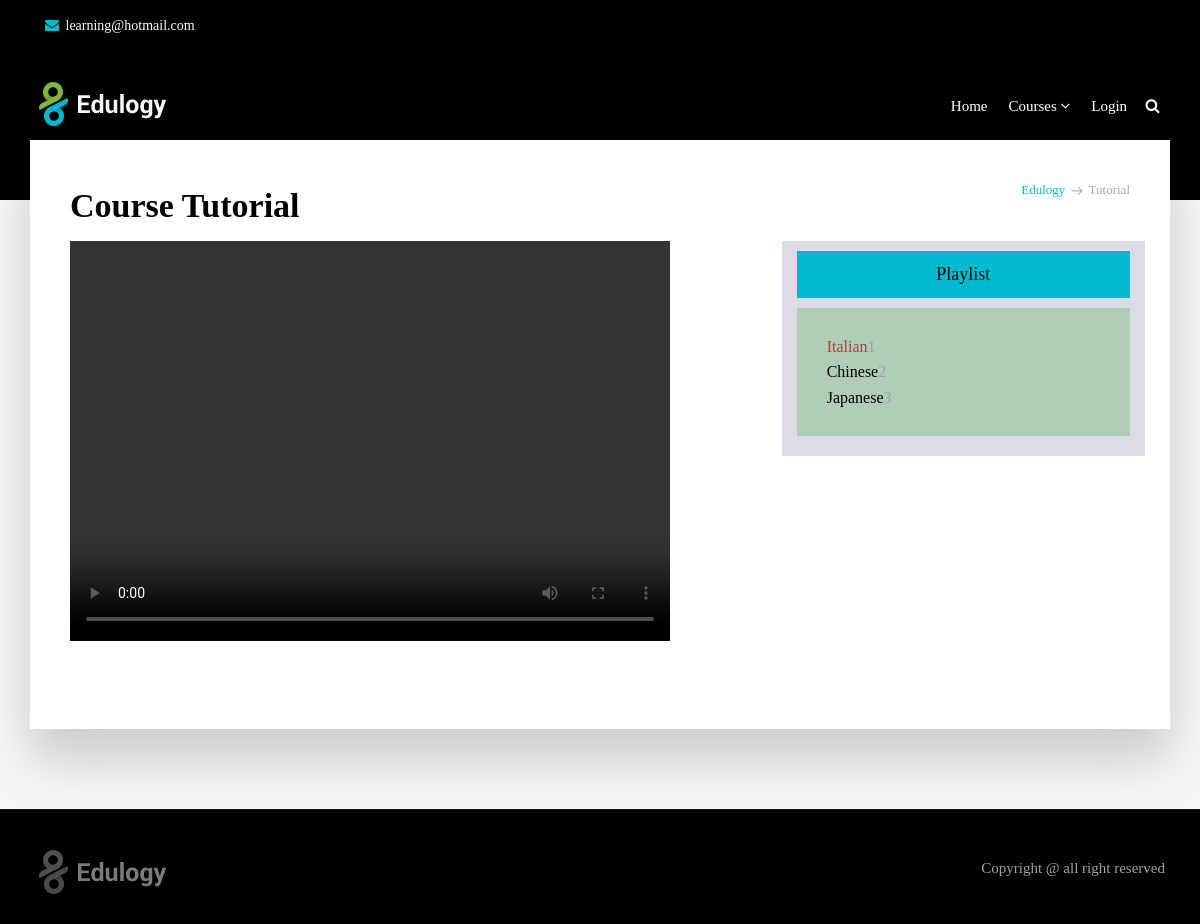
The app's page /playlist.php?courseid=6&videoid=3 with its own data.
### tables this page shows
CREATE TABLE `videos` (
  `video_id` int(11) NOT NULL,
  `video_title` varchar(255) NOT NULL,
  `video_url` varchar(255) NOT NULL,
  `course_id` int(11) NOT NULL
);

### playlist.php (the view, shortened to what this page needs)
<?php
include 'header.php';
?>
<section class="section db p120">
</section>
<section class="section gb nopadtop">
    <div class="container">
        <div class="boxed boxedp4">
            <div class="row">
                <div class="col-md-6">
                    <div class="tagline-message page-title">
                        <h3>Course Tutorial</h3>
                    </div>
                </div>
                <div class="col-md-6 text-right">
                    <ul class="breadcrumb">
                        <li><a href="javascript:void(0)">Edulogy</a></li>
                        <li class="active">Tutorial</li>
                    </ul>
                </div>
            </div>
        <div class="row">
            <div class="col-md-8">
                <?php
                $videoid = $_GET['videoid'];
                $query = "SELECT * FROM videos where video_id = $videoid";
                $result = $con->query($query);
                if ($result->num_rows > 0) {
                    $data = mysqli_fetch_array($result);
                ?>
                    <video width="600" height="400" controls>
                        <source src="
                    <?php echo $data['video_url']; ?>" type="video/mp4">
                    </video>
                <?php } ?>
            </div>
            <div class="playlist col-md-4">
                <div class="card-head">
                    <h4>Playlist</h4>
                </div>
                <div class="card-body">
                    <br>
                    <?php
                    $course_id  = $_GET['courseid'];
                    $query = "SELECT * FROM videos where course_id = $course_id Order By video_id DESC";
                    $result = $con->query($query);
                    if ($result->num_rows > 0) {
                        $i = 1;
                        foreach ($result as $key => $value) {
                            echo $i++;
                            ?>
                            <a class="<?php echo ($value['video_id'] == $_GET['videoid']) ? "text-danger" : ""; ?>" href="?courseid=<?php echo $course_id; ?>&videoid=<?php echo $value['video_id'] ?> "><?php echo $value['video_title'] ?> </a><br>
                    <?php } } ?>
                    <br>
                </div>
            </div>
        </div>
        </div>
    </div>
</section>
<?php include 'footer.php'; ?>

### style.css (style rules this page uses)
body { background-color: #f6f6f6; line-height: 1.6; font-size: 16px; color: #a2a2a2; }
body, p, li, a { font-family: Cambria, Cochin, Georgia, Times, 'Times New Roman', serif; }
.course-details h4 a, .readmore, .testimonial strong, h1, h2, h3, h4, h5, h6 { color: rgb(0, 0, 0); }
h1, h2, h3, h4, h5, h6 { line-height: 1.5; }
.cop-logo img, a { color: #000; text-decoration: none !important; -webkit-transition: all ease 0.3s; -moz-transition: all ease 0.3s; transition: all ease 0.3s; }
.page-title h3 { margin-bottom: 10px !important; }
.breadcrumb { background-color: transparent; border-radius: 0; color: #aaa; font-size: 13px; list-style: outside none none; margin-bottom: 0; padding: 0; }
.breadcrumb>li a, .breadcrumb>li+li::before, .breadcrumb>.active { color: #aaa; }
.breadcrumb>li+li::before { content: "\f107"; vertical-align: middle; padding-left: 5px; font-family: "Flaticon"; font-size: 11px; padding: 0 6px 0 3px; }
.boxed { box-shadow: 0 30px 50px 0 rgba(1, 1, 1, 0.18); padding: 8rem 4rem 8rem; background-color: #ffffff; margin-top: -60px; }
.boxed.boxedp4 { padding-top: 4rem; }
.section { background-color: #ffffff; padding: 8rem 0; position: relative; display: block; }
.section.gb { background-color: #f6f6f6; }
.section.db { background-color: #000000; }
.nopadtop { padding-top: 0 !important; }
.p120 { padding-bottom: 120px !important; }
.tagline-message h3 { padding: 0; font-size: 34px; margin: 0; color: #ffffff; font-weight: bold; }
.section.lb .tagline-message h3, .section.gb .tagline-message h3 { color: #000; }
.shop-desc small, .shop-meta a, .authorbox small, blockquote:before, blockquote:after, .blog-meta small a, .small-box i, .copyrights ul li:hover a, .footer .readmore, .breadcrumb>li a, .yamm h4, .yamm-content li:hover a, .yamm .hassubmenu li:hover a, .check li:before, .stat-count h3, .blog-desc h4:hover a, .post-meta li:after, .course-box small, .course-details h4:hover a, .course-footer i, a:hover, a:focus, .box i, .topbar .text-left i { color: #01bacf; }

### playlist.php (style rules this page uses)
.playlist { background-color: #dcdce7; height: auto; }
.card-head h4 { text-align: center; padding: 10px; }
.card-head { background-color: #01bacf; height: auto; }
.card-body { background-color: #afcdb7; height: auto; margin-bottom: 20px; }
.card-body a { float: left; margin-left: 30px; }

### records on screen
videos: video_title "Italian"
videos: video_title "Chinese"
videos: video_title "Japanese"
